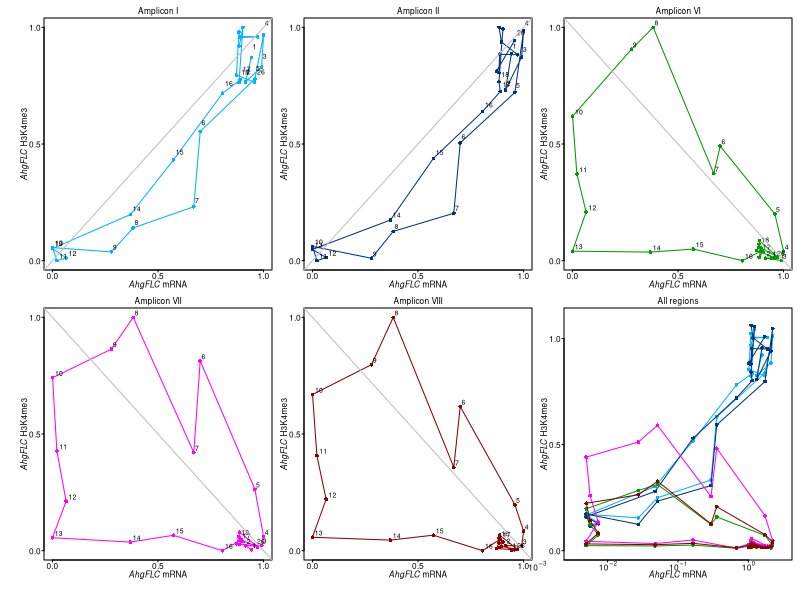

Generate this figure with R:

x<-read.csv("data/Omoide_RNA_histone_2nd_year.csv",header=T,sep=",")
x2<-as.matrix(x)
library(calibrate)

nor <- function(x){(x-min(x))/(max(x)-min(x))}

pdf("figs/RNA-K4_Lissajous_ACT2_2nd_year.pdf",width=3.3,height=2.4)	
par(ps=6)
par(mfrow=c(2,3))
par(oma=c(1,1,0,0))
par(mar=c(1,1.2,0.9,0.4))
par(cex=1)

### mRNA-H3K4me3 ##################################################

# amplicon I
plot(nor(x2[,"FLC.log10mean"]), nor(x2[,"K4_I_ACT2_mean"]),type="o",
     pch=16,cex=0.5,col=rgb(0,0.7,1),las=1,tcl=-0.1, xlim=c(0,1),ylim=c(0,1),
     xlab="",ylab="",xaxt="n",yaxt="n")

par(ps=5)
textxy(nor(x2[c(1:18,26),"FLC.log10mean"]),
       nor(x2[c(1:18,26),"K4_I_ACT2_mean"]),
       c(1:18,26),cex=1)	

par(ps=6)
par(mgp=c(0,-0.35,0))
axis(side=1,at=seq(0,1,0.5), tcl=-0.1)
par(mgp=c(0,0.15,0))
axis(side=2,at=seq(0,1,0.5), tcl=-0.1, las=2)

mtext(expression(paste(italic("AhgFLC")," H3K4me3")),side=2,line=0.55)
mtext(expression(paste(italic("AhgFLC")," mRNA")),side=1,line=0.17)
mtext("Amplicon I",side=3,line=0)
abline(0,1, lwd=1, col="gray")


#amplicon II
plot(nor(x2[,"FLC.log10mean"]), nor(x2[,"K4_II_ACT2_mean"]),type="o",
     pch=16,cex=0.5,col=rgb(0,0.2,0.5),las=1,tcl=-0.1, xlim=c(0,1),ylim=c(0,1),
     xlab="",ylab="",xaxt="n",yaxt="n")

par(ps=5)
textxy(nor(x2[c(1:18,26),"FLC.log10mean"]),
       nor(x2[c(1:18,26),"K4_II_ACT2_mean"]),
       c(1:18,26),cex=1)	

par(ps=6)
par(mgp=c(0,-0.35,0))
axis(side=1,at=seq(0,1,0.5), tcl=-0.1)
par(mgp=c(0,0.15,0))
axis(side=2,at=seq(0,1,0.5), tcl=-0.1, las=2)

mtext(expression(paste(italic("AhgFLC")," H3K4me3")),side=2,line=0.55)
mtext(expression(paste(italic("AhgFLC")," mRNA")),side=1,line=0.17)
mtext("Amplicon II",side=3,line=0)
abline(0,1, lwd=1, col="gray")


# amplicon VI
plot(nor(x2[,"FLC.log10mean"]), nor(x2[,"K4_VI_ACT2_mean"]),type="o",
     pch=16,cex=0.5,col=rgb(0,0.6,0),las=1,tcl=-0.1, xlim=c(0,1),ylim=c(0,1),
     xlab="",ylab="",xaxt="n",yaxt="n")

par(ps=5)
textxy(nor(x2[c(1:18,26),"FLC.log10mean"]),
       nor(x2[c(1:18,26),"K4_VI_ACT2_mean"]),
       c(1:18,26),cex=1)	

par(ps=6)
par(mgp=c(0,-0.35,0))
axis(side=1,at=seq(0,1,0.5), tcl=-0.1)
par(mgp=c(0,0.15,0))
axis(side=2,at=seq(0,1,0.5), tcl=-0.1, las=2)

mtext(expression(paste(italic("AhgFLC")," H3K4me3")),side=2,line=0.55)
mtext(expression(paste(italic("AhgFLC")," mRNA")),side=1,line=0.17)
mtext("Amplicon VI",side=3,line=0)
abline(1,-1, lwd=1, col="gray")


# amplicon VII
plot(nor(x2[,"FLC.log10mean"]), nor(x2[,"K4_VII_ACT2_mean"]),type="o",
     pch=16,cex=0.5,col=rgb(1,0,1),las=1,tcl=-0.1, xlim=c(0,1),ylim=c(0,1),
     xlab="",ylab="",xaxt="n",yaxt="n")

par(ps=5)
textxy(nor(x2[c(1:18,26),"FLC.log10mean"]),
       nor(x2[c(1:18,26),"K4_VII_ACT2_mean"]),
       c(1:18,26),cex=1)	

par(ps=6)
par(mgp=c(0,-0.35,0))
axis(side=1,at=seq(0,1,0.5), tcl=-0.1)
par(mgp=c(0,0.15,0))
axis(side=2,at=seq(0,1,0.5), tcl=-0.1, las=2)

mtext(expression(paste(italic("AhgFLC")," H3K4me3")),side=2,line=0.55)
mtext(expression(paste(italic("AhgFLC")," mRNA")),side=1,line=0.17)
mtext("Amplicon VII",side=3,line=0)
abline(1,-1, lwd=1, col="gray")


# amplicon VIII
plot(nor(x2[,"FLC.log10mean"]), nor(x2[,"K4_VIII_ACT2_mean"]),type="o",
     pch=16,cex=0.5,col=rgb(0.55,0,0),las=1,tcl=-0.1, xlim=c(0,1),ylim=c(0,1),
     xlab="",ylab="",xaxt="n",yaxt="n")

par(ps=5)
textxy(nor(x2[c(1:18,26),"FLC.log10mean"]),
       nor(x2[c(1:18,26),"K4_VIII_ACT2_mean"]),
       c(1:18,26),cex=1)	

par(ps=6)
par(mgp=c(0,-0.35,0))
axis(side=1,at=seq(0,1,0.5), tcl=-0.1)
par(mgp=c(0,0.15,0))
axis(side=2,at=seq(0,1,0.5), tcl=-0.1, las=2)

mtext(expression(paste(italic("AhgFLC")," H3K4me3")),side=2,line=0.55)
mtext(expression(paste(italic("AhgFLC")," mRNA")),side=1,line=0.17)
mtext("Amplicon VIII",side=3,line=0)
abline(1,-1, lwd=1, col="gray")



###mRNA-H3K4me3(All regions)###	

# amplicon I
plot(x2[,"FLC.log10mean"], x2[,"K4_I_ACT2_mean"],type="o",
     pch=16,cex=0.5,col=rgb(0,0.7,1),las=1,tcl=-0.1, xlim=c(-2.5,0.5),ylim=c(0,1.1),
     xlab="",ylab="",xaxt="n",yaxt="n")

#amplicon II
par(new=T)
plot(x2[,"FLC.log10mean"], x2[,"K4_II_ACT2_mean"],type="o",
     pch=16,cex=0.5,col=rgb(0,0.2,0.5),las=1,tcl=-0.1, xlim=c(-2.5,0.5),ylim=c(0,1.1),
     xlab="",ylab="",xaxt="n",yaxt="n",axes=F, ann=F)

# amplicon VI
par(new=T)
plot(x2[,"FLC.log10mean"], x2[,"K4_VI_ACT2_mean"],type="o",
     pch=16,cex=0.5,col=rgb(0,0.6,0),las=1,tcl=-0.1, xlim=c(-2.5,0.5),ylim=c(0,1.1),
     xlab="",ylab="",xaxt="n",yaxt="n",axes=F, ann=F)

# amplicon VII
par(new=T)
plot(x2[,"FLC.log10mean"], x2[,"K4_VII_ACT2_mean"],type="o",
     pch=16,cex=0.5,col=rgb(1,0,1),las=1,tcl=-0.1, xlim=c(-2.5,0.5),ylim=c(0,1.1),
     xlab="",ylab="",xaxt="n",yaxt="n",axes=F, ann=F)

# amplicon VIII
par(new=T)
plot(x2[,"FLC.log10mean"], x2[,"K4_VIII_ACT2_mean"],type="o",
     pch=16,cex=0.5,col=rgb(0.55,0,0),las=1,tcl=-0.1, xlim=c(-2.5,0.5),ylim=c(0,1.1),
     xlab="",ylab="",xaxt="n",yaxt="n",axes=F, ann=F)


axis(side=1,at=seq(-3,0,1), tcl=-0.1, labels=F)
mtext(c(expression(10^-3),expression(10^-2),expression(10^-1),expression(10^0)),side=1,at=seq(-3,0,1),line=-0.28)
par(mgp=c(0,0.15,0))
axis(side=2,at=seq(0,1,0.5), tcl=-0.1, las=2)

mtext(expression(paste(italic("AhgFLC")," H3K4me3")),side=2,line=0.55)
mtext(expression(paste(italic("AhgFLC")," mRNA")),side=1,line=0.17)
mtext("All regions",side=3,line=0)

dev.off()
